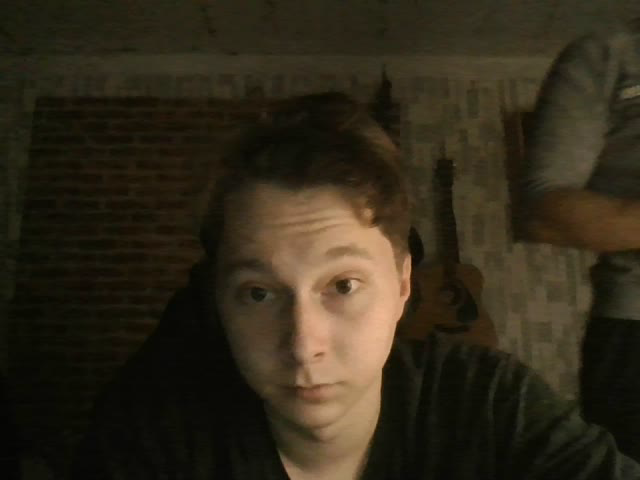
#> input picture frame 6 of OpenCV/detected.avi, 640 x 480 px, given in place of the camera
$ python lab2_detector.py
#> lines starting #> are read from the running program, lines starting #| are printed output that depends on the picture; after the words box and inside, x2 and y2 are one past the last pixel; in counts of white or black regions, pixels touching at a corner belong together
import cv2

# Объект захвата
input_cam = cv2.VideoCapture(0)

# Параметры для записи
frame_width = int(input_cam.get(3))
frame_height = int(input_cam.get(4))
frame_size = (frame_width,frame_height)
fps = 30

# Объект записи видео
output = cv2.VideoWriter('detected.avi', cv2.VideoWriter_fourcc('M','J','P','G'), fps, frame_size)

while input_cam.isOpened():         # Пока объект захвата открыт
    ret, frame1 = input_cam.read()    # Берём два фрейма
#> frame1 is the input picture: shape (480, 640, 3); mean B, G, R 25.3, 41, 48.5
    ret, frame2 = input_cam.read()    # Метод input_cam.read() возвращают кортеж (логическое значение, кадр)
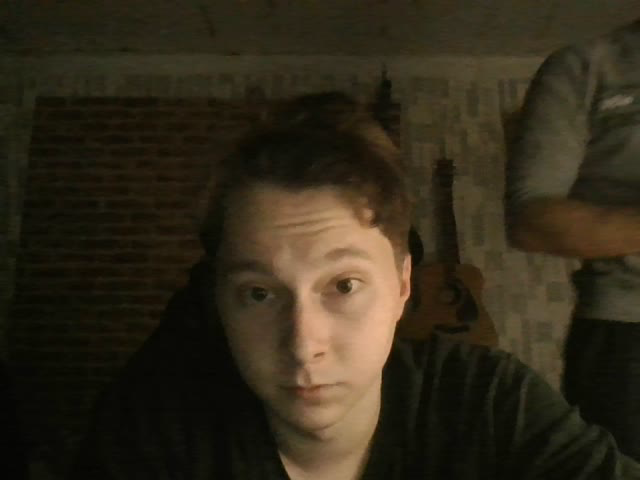
#> input picture frame 7 of OpenCV/detected.avi, 640 x 480 px, given in place of the camera
#> frame2 is the input picture: shape (480, 640, 3); mean B, G, R 25.2, 41.2, 48.6

    diff = cv2.absdiff(frame1,frame2) # Абсолютная разница помогает определить те области, что двигаются
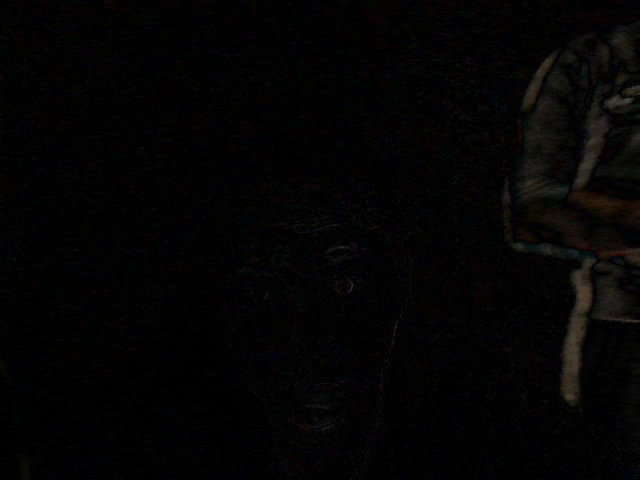
#> diff: shape (480, 640, 3); mean B, G, R 3.5, 3.6, 4.2
    gray = cv2.cvtColor(diff, cv2.COLOR_RGB2GRAY) # Переводим в чб
    blur = cv2.GaussianBlur(gray, (5, 5), 0)
    """
    Функция гаусовского размытия принимает следующие параметры:
    Кадр, размер ядра, Сигма X (Сигма Y эквавалентна, если не указана)
    По сути фильтрация гаусса - это низкочастотный фильтр, который снижает высокочастотные сигналы.
    Больше размытие - меньше краёв определяется в алгоритме.

    В двух измерениях это произведение двух функций Гаусса, по одной для каждого измерения:
    где x, y — координаты точки, а σ — среднеквадратическое отклонение нормального распределения.
    Новые значения каждого пикселя - средневзвешанное значение окрестности этого пиксела
    Значения этого распределения используются для построения матрицы свёртки,
    которая применяется к исходному изображению.
    Свёртка — это операция, показывающая «схожесть»
    одной функции с отражённой и сдвинутой копией другой.
    Свёртка — это операция вычисления нового значения заданного пикселя,
    при которой учитываются значения окружающих его соседних пикселей.
    Главным элементом свёртки является ядро свёртки — это матрица

    береём ядро, загоряем координаты его центральной точки в формулу
    суммируем результаты и загоняем в центр,
    так делаем для каждого ядра
    потом выполняем свёртку
    """
    # For every pixel, the same threshold value is applied.
    # If the pixel value is smaller than the threshold, it is set to 0,
    # otherwise it is set to a maximum value.
    ret, thresh = cv2.threshold(blur, 20, 255, cv2.THRESH_BINARY)
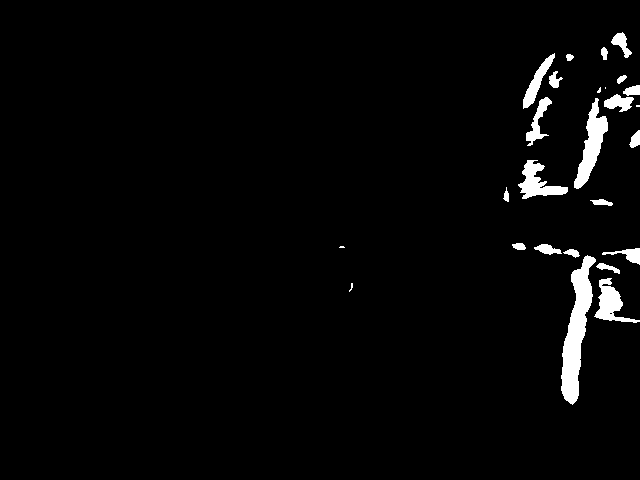
#> thresh: shape (480, 640); 2.7% white; 26 white regions (5 under 20 px)

    # Выделяем контуры. Аргументы - (image, mode, method)
    contours, _ = cv2.findContours(thresh, cv2.RETR_TREE, cv2.CHAIN_APPROX_SIMPLE)
#> contours = 27 contours, 6 with area under 20; largest, box (x1, y1, x2, y2) and area: (561, 255, 596, 405) 2244, (574, 98, 608, 189) 1132, (518, 160, 568, 199) 754, (594, 278, 640, 323) 726, (523, 53, 555, 109) 464

    for contour in contours:
        if cv2.contourArea(contour) < 300:
            continue
        cv2.drawContours(frame1, contours, -1, (156, 58, 227), 2)

        # Записываю фрейм без наложений
        output.write(frame2)
#> this loop made 27 passes
#> contour on passes 8, 15, 19: [[340, 246], [339, 247], [344, 247], [343, 246]], [[636, 105], [636, 106], [639, 106], [639, 105]], [[605, 87], [605, 88]]
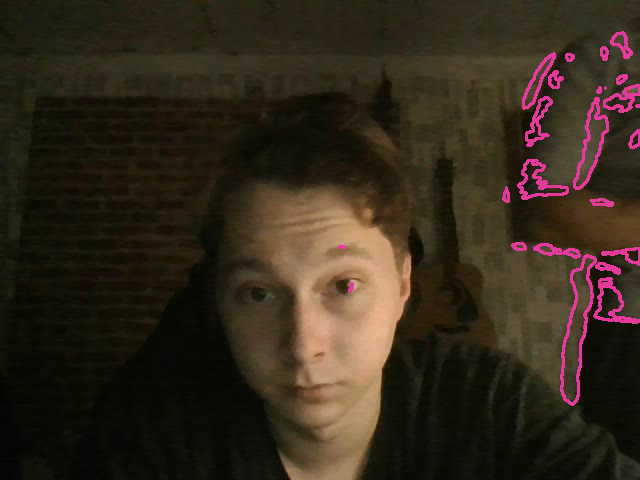
#> frame1: shape (480, 640, 3); 2.13% of pixels changed, all inside (x1, y1, x2, y2) = (338, 31, 640, 406)


    cv2.imshow('Cam', frame1)
    cv2.imshow('Countours', frame2)

    if cv2.waitKey(10) == 27:
#> (key Esc is pressed here)
        break


output.release()
input_cam.release()
cv2.destroyAllWindows()

$ run again, starting later in the video
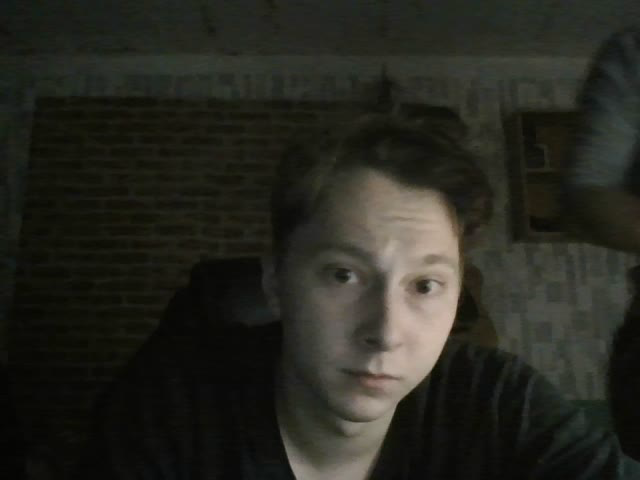
#> input picture frame 29 of OpenCV/detected.avi, 640 x 480 px, given in place of the camera
#> frame1 is the input picture: shape (480, 640, 3); mean B, G, R 31.7, 38.9, 38.6
#> `ret, thresh = cv2.threshold(blur, 20, 255, cv2.THRESH_BINARY)`:
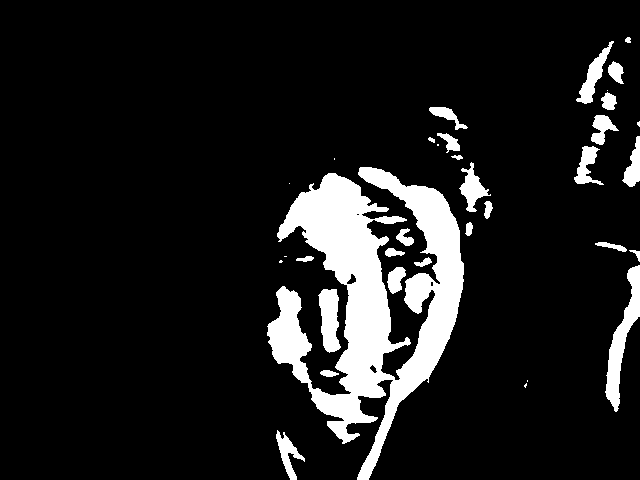
#> thresh: shape (480, 640); 11% white; 35 white regions (9 under 20 px)
#> contours = 39 contours, 12 with area under 20; largest, box (x1, y1, x2, y2) and area: (267, 167, 464, 480) 24277, (605, 265, 640, 412) 1617, (318, 289, 341, 353) 952, (576, 41, 614, 104) 636, (459, 162, 491, 212) 580
#> the loop `for contour in contours:` made 39 passes
#> contour on passes 3, 11, 18, 25, 28, 36: [[527, 380], [527, 381]], [[284, 256], [286, 256]], [[289, 183]], [[334, 158], [334, 159]], [[437, 144], [437, 145], [438, 145], [438, 144]], [[607, 90]]
#> after the loop `for contour in contours:`:
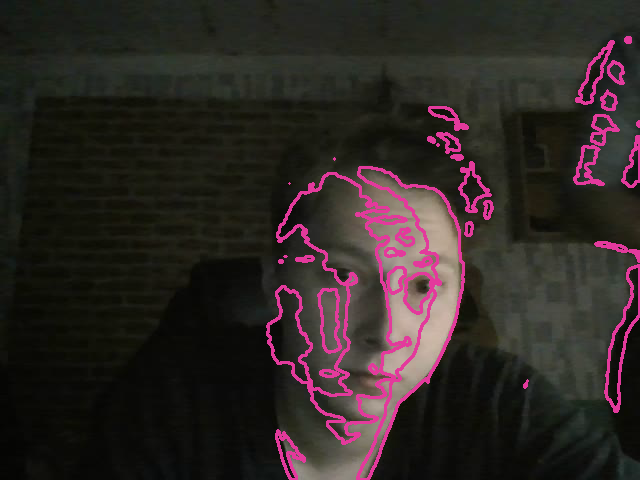
#> frame1: shape (480, 640, 3); 4.98% of pixels changed, all inside (x1, y1, x2, y2) = (266, 36, 640, 480)
